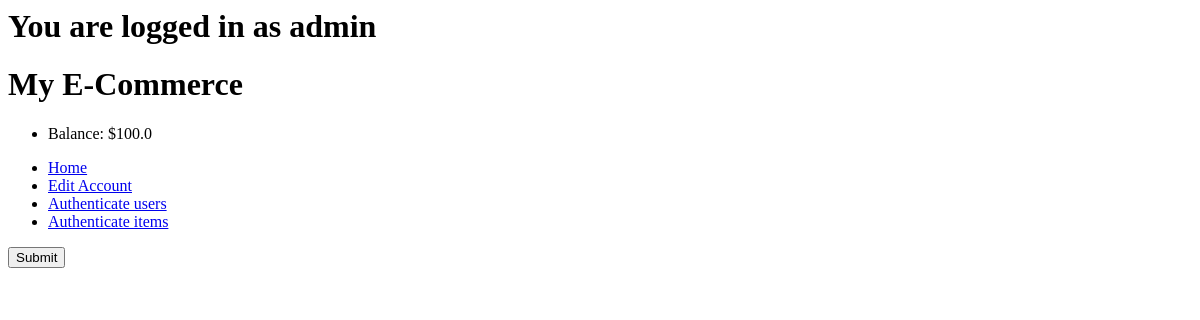
/5/auth/users, run on an earlier commit of the app's database.
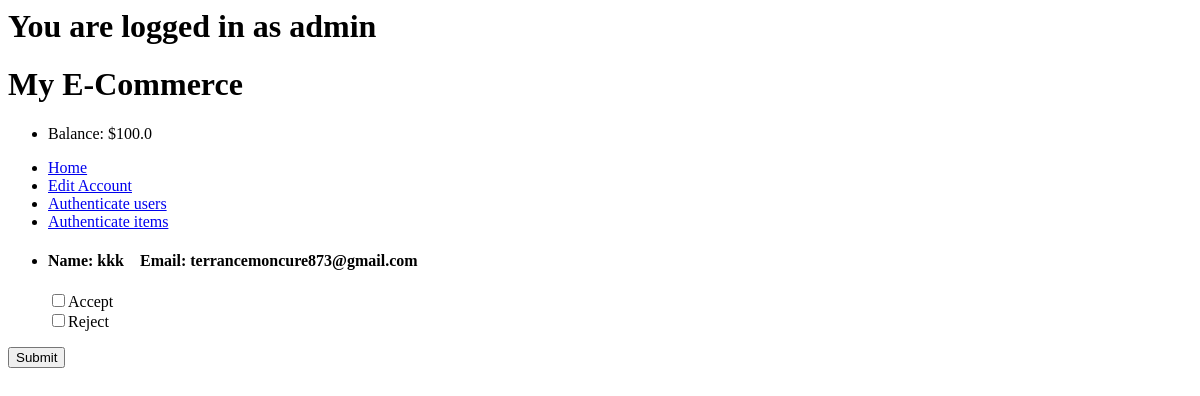
And on a later commit of the database.
### main/models.py (models this page shows, shortened)
class User(models.Model):
    userID = models.BigIntegerField(primary_key=True)
    username = models.CharField(max_length=50, unique=True)
    password = models.CharField(max_length=200)
    email = models.EmailField()
    role = models.SmallIntegerField()
    balance = models.FloatField(default=0)
    approved = models.BooleanField(default=False)

### main/views.py (the view, shortened to what this page needs)
# urls.py: path("auth/users", views.authUsers, name="authUsers"),
def authUsers(request, UserID=0):
    userData = User.objects.get(userID=UserID)
    users = User.objects.filter(approved=False)
    return render(request, "auth.html", context={"users":users, "userData":userData})

### main/templates/auth.html (shortened to what this page needs)
{%extends 'base.html'%}
{%block content%}
{%if userData.role == 3%}
    <form method="POST" action="">
    <ul>
        {%if items%}
            {%for item in items.all%}
            <li><input type="checkbox" value="approved" name="a{{item.itemID}}">Accept<br>
                <input type="checkbox" value="rejected" name="r{{item.itemID}}">Reject<br>
                <article class="product-card">
                    <img src="{{item.image.url | slice:"5:"}}" alt="Product Image" width = 200>
                    <h5>{{item.name}}</h5>
                    <p>{{item.description}}.</p>
                    <p class="price">${{item.price}}</p>
                  </article>
            </li>
            {%endfor%}
        {%else%}
            {%for user in users.all%}
            <li>
                <h4>Name: {{user.username}}&emsp;Email: {{user.email}}</h4>
                <input type="checkbox" value="approved" name="a{{user.userID}}">Accept<br>
                <input type="checkbox" value="rejected" name="r{{user.userID}}">Reject<br>
            </li>
            {%endfor%}
        {%endif%}
    </ul>
    <button type="submit", name="save", value="save">Submit</button>
    </form>
{%endif%}
{%endblock content%}

What changed in the data, as far as the page shows it:
added User: username "kkk", email "terrancemoncure873@gmail.com"
